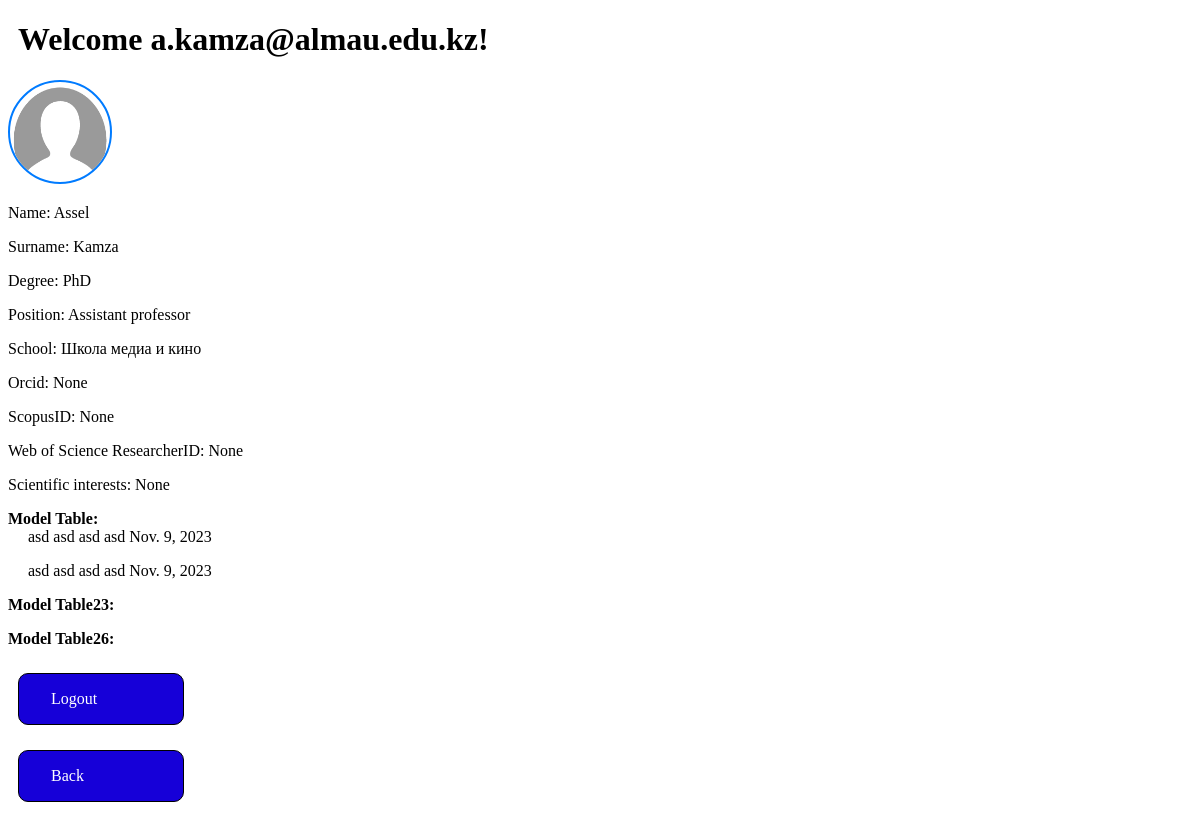
Before: /profile/ (signed in) with the older database file.
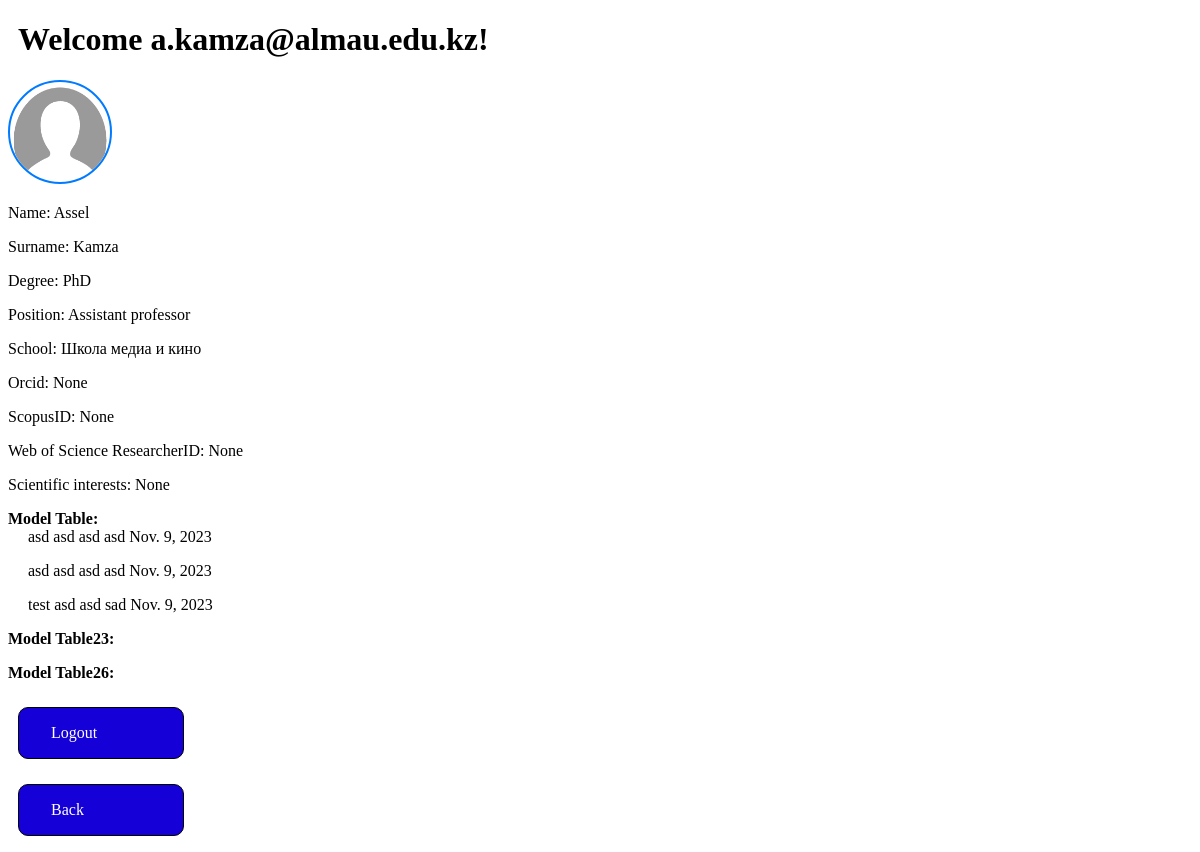
After: the same page with the newer database file.
### tables/models.py (models this page shows, shortened)
class Table(models.Model):
    author = models.ForeignKey(User, on_delete=models.CASCADE, related_name='table')
    author_name = models.CharField( max_length=100)
    patent = models.CharField( max_length=100)
    year = models.CharField( max_length=100)
    title = models.CharField( max_length=100)
    date = models.DateField(default=datetime.date.today)

### tables/views.py (the view)
# urls.py: path('profile/', views.profile_view, name='profile'),
@login_required
def profile_view(request):
    user_id = request.user.id
    try:
        user_info = TeachersAddInfo.objects.get(user_id=user_id)
    except TeachersAddInfo.DoesNotExist:
        user_info = None
    tables = Table.objects.filter(author=user_info.user_id)
    tables23 = Table23.objects.filter(author=user_info.user_id)
    tables26 = Table26.objects.filter(author=user_info.user_id)
    return render(request, 'login/profile.html', {'user_info': user_info, 'user': request.user, "tables": tables, "tables26": tables26, "tables23": tables23})

### templates/login/profile.html (shortened to what this page needs)
{% load static %}
<!DOCTYPE html>
<html lang="en">
<head>
    <link rel="stylesheet" href="{% static 'css/profile.css' %}">
</head>
<body>
    <h1>Welcome {{ user.username }}!</h1>
    {% if user_info %}
        <img style="width: 100px; height: 100px; border-radius: 50%; border: 2px solid #007bff;" src="{{ user_info.avatar.url }}" alt="Avatar">
        <p>Name: {{ user_info.name }}</p>
        <p>Surname: {{ user_info.surname }}</p>
        <p>Degree: {{ user_info.degree }}</p>
        <p>Position: {{ user_info.position }}</p>
        <p>School: {{ user_info.school }}</p>
        <p>Orcid: {{ user_info.orcid }} </p>
        <p>ScopusID: {{ user_info.Scopus_ID }} </p>
        <p>Web of Science ResearcherID:  {{ user_info.Web_of_Science_ResearcherID }} </p>
        <p>Scientific interests: {{ user_info.scientific_interests }} </p>
        <b>Model Table:</b>
        {% for table in tables %}
            <div style="margin-left: 20px;">
                <tr>
                    <td>{{ table.author_name }}</td>
                    <td>{{ table.patent }}</td>
                    <td>{{ table.year }}</td>
                    <td>{{ table.title }}</td>
                    <td>{{ table.date }}</td>
                </tr>
            </div>
        {% endfor %}
        <b>Model Table23:</b>
        <b>Model Table26:</b>
    {% else %}
        <p>User not found</p>
    {% endif %}
    <p><a class="btn" href="{% url 'logout' %}">Logout</a></p>
    <p><a class="btn" href="{% url 'home' %}">Back</a></p>
</body>
</html>

Changed rows visible on the page:
added Table: author_name "test", patent "asd", year "asd", title "sad", date "Nov. 9, 2023"
